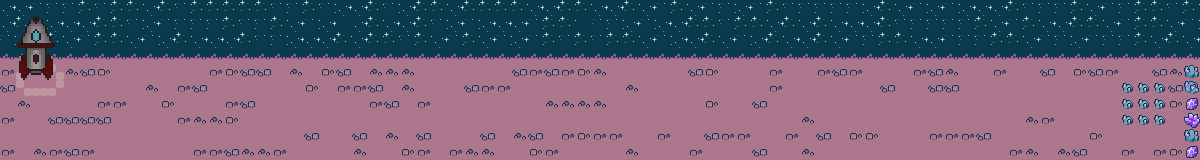

A 2D game scene composited from a Tiled map and its tileset images. What follows is a short description and the map's XML, with every tile layer's data as written:
An orthogonal 75x10 tile map with 16x16 px tiles, 3 tile layers (Capa de patrones 1, Capa de patrones 1.5, Capa de patrones 2), 7 tilesets.

<map version="1.10" tiledversion="1.11.2" orientation="orthogonal" renderorder="left-down" width="75" height="10" tilewidth="16" tileheight="16" infinite="0" nextlayerid="5" nextobjectid="1">
 <tileset firstgid="1" source="amethyst.tsx" />
 <tileset firstgid="7" source="Ground - dark.tsx" />
 <tileset firstgid="22" source="Ground - deco 5.tsx" />
 <tileset firstgid="37" source="Lump.tsx" />
 <tileset firstgid="41" source="spaceBack.tsx" />
 <tileset firstgid="42" source="Cohete.tsx" />
 <tileset firstgid="46" source="estrellas.tsx" />
 <layer id="1" name="Capa de patrones 1" width="75" height="10">
  <data encoding="csv">
41,41,41,41,41,41,41,41,41,41,41,41,41,41,41,41,41,41,41,41,41,41,41,41,41,41,41,41,41,41,41,41,41,41,41,41,41,41,41,41,41,41,41,41,41,41,41,41,41,41,41,41,41,41,41,41,41,41,41,41,41,41,41,41,41,41,41,41,41,41,41,41,41,41,41,
41,41,41,41,41,41,41,41,41,41,41,41,41,41,41,41,41,41,41,41,41,41,41,41,41,41,41,41,41,41,41,41,41,41,41,41,41,41,41,41,41,41,41,41,41,41,41,41,41,41,41,41,41,41,41,41,41,41,41,41,41,41,41,41,41,41,41,41,41,41,41,41,41,41,41,
41,41,41,41,41,41,41,41,41,41,41,41,41,41,41,41,41,41,41,41,41,41,41,41,41,41,41,41,41,41,41,41,41,41,41,41,41,41,41,41,41,41,41,41,41,41,41,41,41,41,41,41,41,41,41,41,41,41,41,41,41,41,41,41,41,41,41,41,41,41,41,41,41,41,41,
8,8,8,8,8,8,8,8,8,8,8,8,8,8,8,8,8,8,8,8,8,8,8,8,8,8,8,8,8,8,8,8,8,8,8,8,8,8,8,8,8,8,8,8,8,8,8,8,8,8,8,8,8,8,8,8,8,8,8,8,8,8,8,8,8,8,8,8,8,8,8,8,8,8,8,
13,25,33,26,13,13,13,13,13,13,13,13,13,13,13,13,13,13,13,13,13,13,13,13,13,13,13,13,13,13,13,13,13,13,13,13,13,13,13,13,13,13,13,13,13,13,13,13,13,13,13,13,13,13,13,13,13,13,13,13,13,13,13,13,13,13,13,13,13,13,13,13,13,13,13,
13,30,23,31,13,13,13,13,13,13,13,13,13,13,13,13,13,13,13,13,13,13,13,13,13,13,13,13,13,13,13,13,13,13,13,13,13,13,13,13,13,13,13,13,13,13,13,13,13,13,13,13,13,13,13,13,13,13,13,13,13,13,13,13,13,13,13,13,13,13,13,13,13,13,13,
13,13,13,13,13,13,13,13,13,13,13,13,13,13,13,13,13,13,13,13,13,13,13,13,13,13,13,13,13,13,13,13,13,13,13,13,13,13,13,13,13,13,13,13,13,13,13,13,13,13,13,13,13,13,13,13,13,13,13,13,13,13,13,13,13,13,13,13,13,13,13,13,13,13,13,
13,13,13,13,13,13,13,13,13,13,13,13,13,13,13,13,13,13,13,13,13,13,13,13,13,13,13,13,13,13,13,13,13,13,13,13,13,13,13,13,13,13,13,13,13,13,13,13,13,13,13,13,13,13,13,13,13,13,13,13,13,13,13,13,13,13,13,13,13,13,13,13,13,13,13,
13,13,13,13,13,13,13,13,13,13,13,13,13,13,13,13,13,13,13,13,13,13,13,13,13,13,13,13,13,13,13,13,13,13,13,13,13,13,13,13,13,13,13,13,13,13,13,13,13,13,13,13,13,13,13,13,13,13,13,13,13,13,13,13,13,13,13,13,13,13,13,13,13,13,13,
13,13,13,13,13,13,13,13,13,13,13,13,13,13,13,13,13,13,13,13,13,13,13,13,13,13,13,13,13,13,13,13,13,13,13,13,13,13,13,13,13,13,13,13,13,13,13,13,13,13,13,13,13,13,13,13,13,13,13,13,13,13,13,13,13,13,13,13,13,13,13,13,13,13,13
</data>
 </layer>
 <layer id="4" name="Capa de patrones 1.5" width="75" height="10">
  <data encoding="csv">
47,47,48,48,48,46,48,46,46,47,46,48,46,46,46,46,46,48,48,46,48,47,47,46,48,47,46,46,47,46,46,46,46,47,47,46,46,47,47,46,47,48,46,47,48,48,47,48,46,48,48,48,48,48,47,46,47,48,47,48,47,47,47,46,48,48,48,46,47,48,48,46,46,48,46,
47,46,48,47,47,47,46,46,48,47,48,48,48,48,46,48,48,46,47,48,47,0,47,46,47,47,46,48,47,48,47,47,47,48,46,46,0,48,48,47,48,47,47,46,46,48,46,46,47,46,47,46,47,47,47,46,48,48,48,48,48,46,47,48,46,47,47,46,46,47,48,46,46,47,48,
48,47,48,46,47,48,46,46,47,48,47,46,47,47,47,46,48,48,47,47,47,46,47,46,46,48,46,47,48,46,47,48,47,48,46,48,46,48,46,46,47,48,47,47,46,47,48,47,46,47,47,46,47,48,48,46,46,47,47,48,48,48,46,46,47,48,48,47,48,48,48,46,47,46,47,
39,39,39,39,39,39,39,39,39,39,39,39,39,39,39,39,39,39,39,39,39,39,39,39,39,39,39,39,39,39,39,39,39,39,39,39,39,39,39,39,39,39,39,39,39,39,39,39,39,39,39,39,39,39,39,39,39,39,39,39,39,39,39,39,39,39,39,39,39,39,39,39,39,39,39,
40,36,0,35,39,37,38,0,0,0,0,0,0,40,38,37,37,0,39,0,38,37,0,39,39,39,0,0,0,0,0,0,37,40,37,40,38,39,0,0,0,0,0,37,38,0,0,0,40,0,0,40,37,40,0,0,0,40,37,39,0,0,40,0,0,37,0,38,37,40,0,0,37,39,5,
37,35,0,36,0,0,0,0,0,39,0,40,37,0,0,0,0,0,0,38,0,40,40,37,0,39,0,0,0,37,40,40,0,0,0,0,0,0,0,39,0,0,0,0,0,0,0,0,40,0,0,0,0,0,0,37,0,0,37,37,0,0,0,0,0,0,0,0,0,0,1,1,1,37,4,
0,39,0,0,0,0,40,40,0,0,38,0,0,0,40,37,0,0,0,0,0,0,0,40,37,0,40,0,0,0,0,0,0,0,39,39,39,39,0,0,0,0,0,0,38,0,0,37,0,0,0,0,0,0,0,0,0,0,0,0,0,0,0,0,0,0,0,0,0,0,1,1,1,38,6,
40,0,0,37,37,37,37,0,0,0,0,40,39,39,38,0,0,0,0,0,0,0,0,0,0,0,0,0,0,0,0,0,0,0,0,0,0,0,0,0,0,0,0,0,0,0,0,0,0,0,39,0,0,0,0,0,0,0,0,0,0,0,0,0,39,40,0,0,0,0,1,1,1,0,3,
0,0,0,0,0,0,0,0,0,0,0,0,0,0,0,0,0,0,0,37,0,0,37,0,39,0,37,0,0,0,37,0,39,37,0,40,38,40,40,0,0,40,0,0,37,40,40,0,0,40,0,37,0,38,38,0,0,0,40,40,40,37,0,0,0,0,0,0,38,0,0,0,0,0,5,
40,0,39,40,37,40,0,0,0,0,0,0,40,40,37,39,39,40,0,0,0,0,39,0,0,38,40,0,40,39,39,0,0,38,40,0,0,0,0,39,0,0,0,40,0,0,0,37,0,0,39,0,0,0,0,0,0,0,0,0,0,0,0,40,39,0,39,37,0,0,40,0,40,38,6
</data>
 </layer>
 <layer id="3" name="Capa de patrones 2" width="75" height="10">
  <data encoding="csv">
0,0,0,0,0,0,0,0,0,0,0,0,0,0,0,0,0,0,0,0,0,0,0,0,0,0,0,0,0,0,0,0,0,0,0,0,0,0,0,0,0,0,0,0,0,0,0,0,0,0,0,0,0,0,0,0,0,0,0,0,0,0,0,0,0,0,0,0,0,0,0,0,0,0,0,
0,42,0,0,0,0,0,0,0,0,0,0,0,0,0,0,0,0,0,0,0,0,0,0,0,0,0,0,0,0,0,0,0,0,0,0,0,0,0,0,0,0,0,0,0,0,0,0,0,0,0,0,0,0,0,0,0,0,0,0,0,0,0,0,0,0,0,0,0,0,0,0,0,0,0,
0,43,0,0,0,0,0,0,0,0,0,0,0,0,0,0,0,0,0,0,0,0,0,0,0,0,0,0,0,0,0,0,0,0,0,0,0,0,0,0,0,0,0,0,0,0,0,0,0,0,0,0,0,0,0,0,0,0,0,0,0,0,0,0,0,0,0,0,0,0,0,0,0,0,0,
0,44,0,0,0,0,0,0,0,0,0,0,0,0,0,0,0,0,0,0,0,0,0,0,0,0,0,0,0,0,0,0,0,0,0,0,0,0,0,0,0,0,0,0,0,0,0,0,0,0,0,0,0,0,0,0,0,0,0,0,0,0,0,0,0,0,0,0,0,0,0,0,0,0,0,
0,45,0,0,0,0,0,0,0,0,0,0,0,0,0,0,0,0,0,0,0,0,0,0,0,0,0,0,0,0,0,0,0,0,0,0,0,0,0,0,0,0,0,0,0,0,0,0,0,0,0,0,0,0,0,0,0,0,0,0,0,0,0,0,0,0,0,0,0,0,0,0,0,0,0,
0,0,0,0,0,0,0,0,0,0,0,0,0,0,0,0,0,0,0,0,0,0,0,0,0,0,0,0,0,0,0,0,0,0,0,0,0,0,0,0,0,0,0,0,0,0,0,0,0,0,0,0,0,0,0,0,0,0,0,0,0,0,0,0,0,0,0,0,0,0,0,0,0,0,0,
0,0,0,0,0,0,0,0,0,0,0,0,0,0,0,0,0,0,0,0,0,0,0,0,0,0,0,0,0,0,0,0,0,0,0,0,0,0,0,0,0,0,0,0,0,0,0,0,0,0,0,0,0,0,0,0,0,0,0,0,0,0,0,0,0,0,0,0,0,0,0,0,0,0,0,
0,0,0,0,0,0,0,0,0,0,0,0,0,0,0,0,0,0,0,0,0,0,0,0,0,0,0,0,0,0,0,0,0,0,0,0,0,0,0,0,0,0,0,0,0,0,0,0,0,0,0,0,0,0,0,0,0,0,0,0,0,0,0,0,0,0,0,0,0,0,0,0,0,0,0,
0,0,0,0,0,0,0,0,0,0,0,0,0,0,0,0,0,0,0,0,0,0,0,0,0,0,0,0,0,0,0,0,0,0,0,0,0,0,0,0,0,0,0,0,0,0,0,0,0,0,0,0,0,0,0,0,0,0,0,0,0,0,0,0,0,0,0,0,0,0,0,0,0,0,0,
0,0,0,0,0,0,0,0,0,0,0,0,0,0,0,0,0,0,0,0,0,0,0,0,0,0,0,0,0,0,0,0,0,0,0,0,0,0,0,0,0,0,0,0,0,0,0,0,0,0,0,0,0,0,0,0,0,0,0,0,0,0,0,0,0,0,0,0,0,0,0,0,0,0,0
</data>
 </layer>
</map>